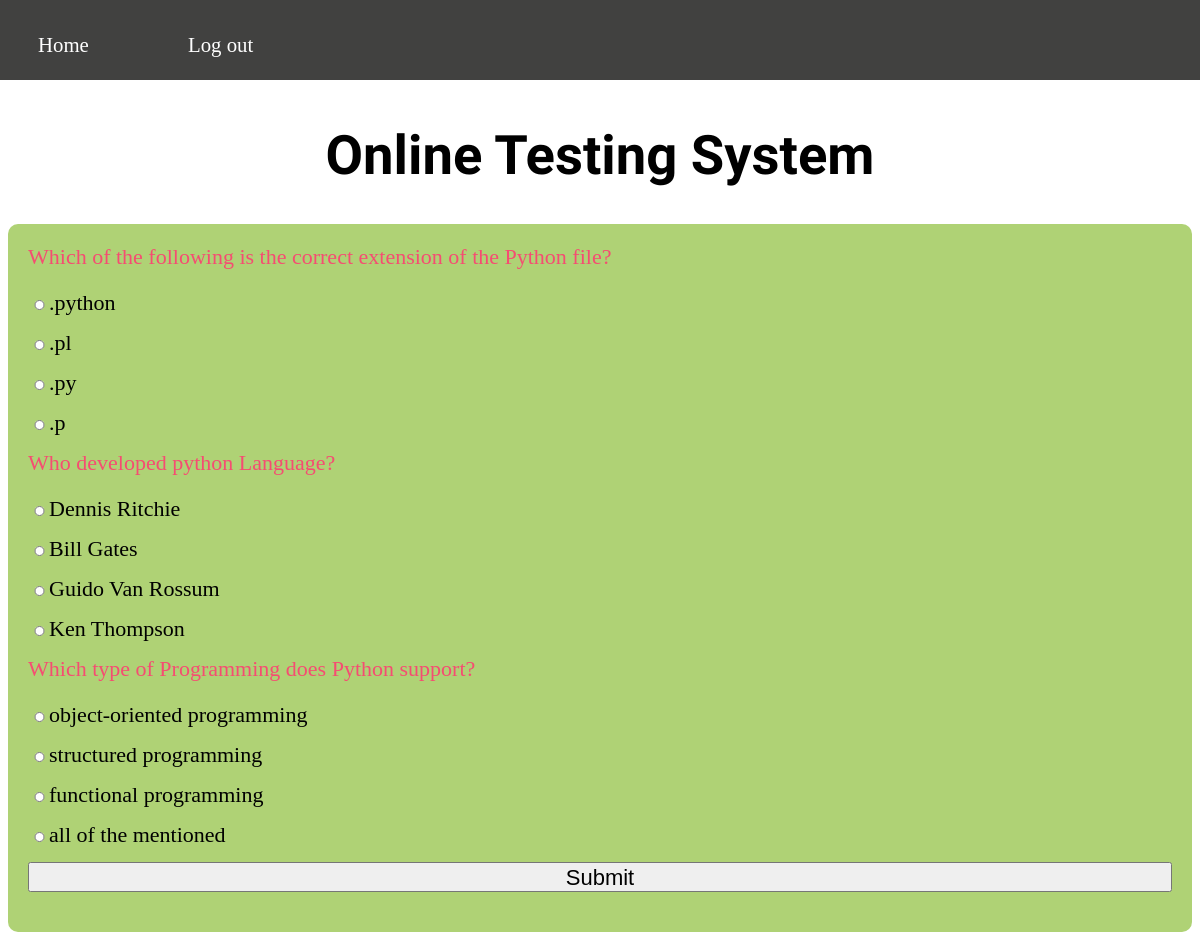
Page /test-paper?n=3 (signed in) on the committed database.
### testapp/models.py (models this page shows)
class Question(models.Model):
    qid=models.BigAutoField(primary_key=True,auto_created=True)
    que=models.TextField()
    a=models.CharField(max_length=255)
    b=models.CharField(max_length=255)
    c=models.CharField(max_length=255)
    d=models.CharField(max_length=255)
    ans=models.CharField(max_length=2)

### testapp/views.py (the view)
# urls.py: path('test-paper',testPaper,name='testPaper'),
def testPaper(request):
    if 'name' not in request.session.keys():
        return render(request,"index.html")
    n=int(request.GET['n'])
    question_pool=list(Question.objects.all())
    random.shuffle(question_pool)
    question_list=question_pool[:n]
    context={'questions':question_list}
    return render(request,'test_paper.html',context)

### templates/test_paper.html (shortened to what this page needs)
{% extends 'main.html' %}
{%block section%} <a href="{%url 'home'%}">Home</a>
<a href="{%url 'logout'%}">Log out</a>{%endblock%}
{%block top%}
<form action="{%url 'calculateTest' %}" method="post">
{% for question in questions %}
<div class="list">
<div class="question">
   <label for="question"> <input type="hidden" name="qno{{question.qid}}" value="{{question.qid}}">
    {{question.que}}</label>
</div>
<div class="options">
   <label for="options"> <input type="radio" name="q{{question.qid}}" value="a">{{question.a}}
   </label>
</div>
<div class="options">
    <input type="radio" name="q{{question.qid}}" value="b">{{question.b}}
</div>
<div class="options">
    <input type="radio" name="q{{question.qid}}" value="c">{{question.c}}
</div>
<div class="options">
    <input type="radio" name="q{{question.qid}}" value="d">{{question.d}}
</div>
{% endfor %}
<div> <input type="submit" value="Submit"></div>
</div>
</form>
{%endblock%}

### testapp/static/theme.css (style rules this page uses)
.section a { text-decoration: none; margin: 15px 20px; color: white; height: 20px; padding: 10px; width: 90px; }

### testapp/static/theme1.css (style rules this page uses)
form { box-sizing:border-box; padding:20px; border-radius:10px; background-color:#AFD275; display:table; width:100%; }
input { display:block; width:100%; margin-bottom:20px; height:30px; font-size:22px; }
.question { color:#F64C72; font-size:22px; margin-bottom:20px; }
.options { font-size:22px; }
.options input { display:inline; width:fit-content; height:10px; }

### rows in the picture
Question: que "Which of the following is the correct extension of the Python file?", a ".python", b ".pl", c ".py", d ".p"
Question: que "Who developed python Language?", a "Dennis Ritchie", b "Bill Gates", c "Guido Van Rossum", d "Ken Thompson"
Question: que "Which type of Programming does Python support?", a "object-oriented programming", b "structured programming", c "functional programming", d "all of the mentioned"
